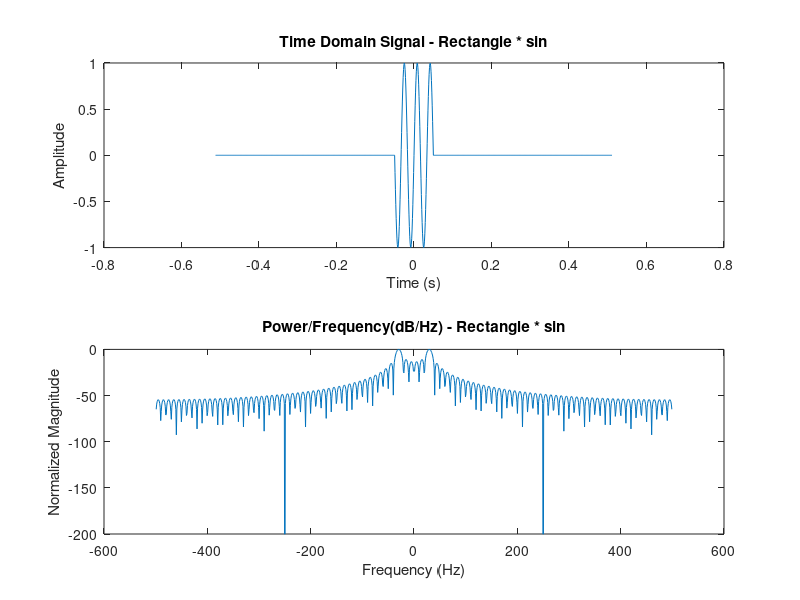
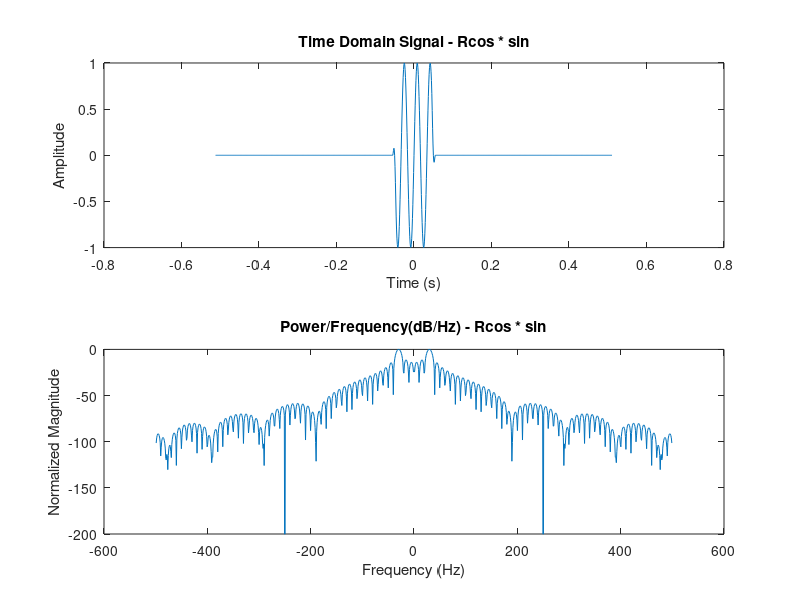
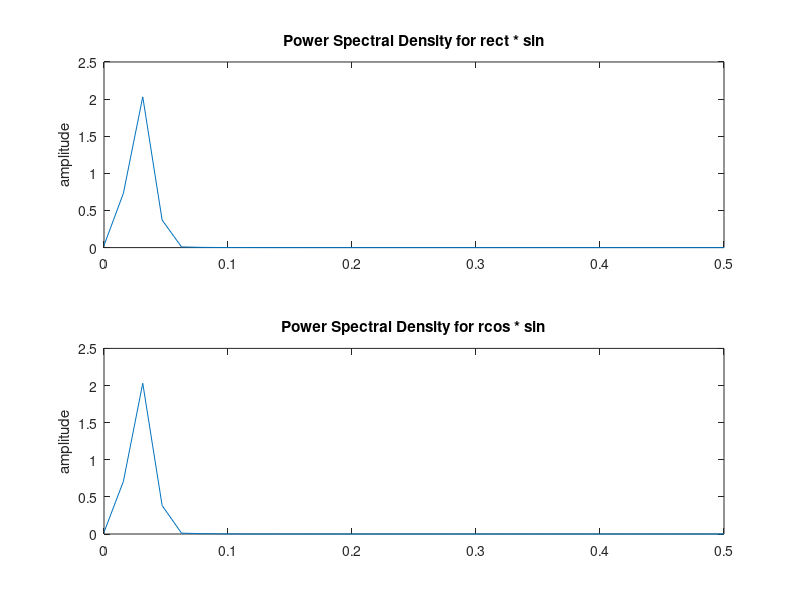

Write MATLAB code to recreate these figures, in order.
% 定义时域样本点数量和采样间隔
N = 1024; % 样本数量
T = 1/1000; % 采样间隔，对应1000Hz的采样频率

width = 10; % 窗口边沿宽度

% 创建时域矩形信号 (boxcar function)
t = (-N/2:N/2-1)*T; % 时域坐标（考虑到对称性和0频分量位置）
rect_width = 100*T; % 矩形信号的宽度，例如100个采样间隔
rect_win = double(abs(t) < rect_width/2); % 生成矩形波形

% 创建时域升余弦信号
rcos_win_interval = (0:(1/width):(1-1/width))*pi;
rcos_win1 = 0.5 - 0.5*cos(rcos_win_interval);
% plot(rcos_win1);
rcos_win2 = 0.5 + 0.5*cos(rcos_win_interval);
% plot(rcos_win2);
rcos_win = [zeros(1,462-width/2), rcos_win1, ones(1,100-width), rcos_win2, zeros(1,462-width/2)];

% 对 sin 函数分别加矩形窗和升余弦窗
f = 30;
rect_sin_signal = sin(t*f*2*pi).*rect_win;
rcos_sin_signal = sin(t*f*2*pi).*rcos_win;

% 使用FFT将时域信号转换到频域
X_rect_sin = fft(rect_sin_signal); % 进行FFT
X_rect_sin_shifted = fftshift(X_rect_sin); % 频域信号以0Hz为中心（将直流分量移到中央）

X_rcos_sin = fft(rcos_sin_signal); % 进行FFT
X_rcos_sin_shifted = fftshift(X_rcos_sin); % 频域信号以0Hz为中心（将直流分量移到中央）

% 创建频域坐标系
f = (-N/2:N/2-1)*(1/(T*N)); % 频率坐标

% 绘制时域信号
figure(1);
subplot(2,1,1);
plot(t, rect_sin_signal);
title('Time Domain Signal - Rectangle * sin');
xlabel('Time (s)');
ylabel('Amplitude');

% 绘制频域信号
subplot(2,1,2);
plot(f, 10*log10(abs(X_rect_sin_shifted).^2/max(abs(X_rect_sin_shifted))^2)); % 取模并正规化至0至1
title('Power/Frequency(dB/Hz) - Rectangle * sin');
xlabel('Frequency (Hz)');
ylabel('Normalized Magnitude');
ylim([-200,0]);

figure(2);
subplot(2,1,1);
plot(t, rcos_sin_signal);
title('Time Domain Signal - Rcos * sin');
xlabel('Time (s)');
ylabel('Amplitude');

% 绘制频域信号
subplot(2,1,2);
plot(f, 10*log10(abs(X_rcos_sin_shifted).^2/max(abs(X_rcos_sin_shifted))^2)); % 取模并正规化至0至1
title('Power/Frequency(dB/Hz) - Rcos * sin');
xlabel('Frequency (Hz)');
ylabel('Normalized Magnitude');
ylim([-200,0]);

% 用 pwelch 画功率谱对比
figure(3);
subplot(2,1,1);
pwelch(rect_sin_signal);
title('Power Spectral Density for rect * sin');
subplot(2,1,2);
pwelch(rcos_sin_signal);
title('Power Spectral Density for rcos * sin');

% 提示：由于离散傅立叶变换带来的影响，使用FFT产生的频率信号是对实际连续sinc函数的近似。